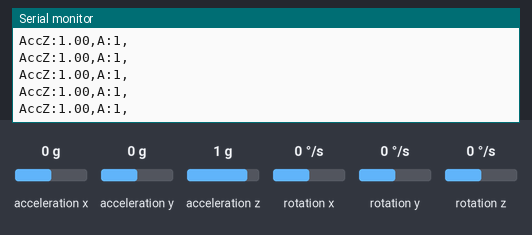
Recording of a sketch running on a simulated Arduino Uno, built with avr-gcc and run on an emulated ATmega328P. Shown: the last lines printed to the serial monitor. The inputs (shaded band) are chosen by the test bench; at power-on: acceleration z 1 g, acceleration x 0 g, acceleration y 0 g, rotation x 0 °/s, rotation y 0 °/s, rotation z 0 °/s.

Above: at 2.3 s.
2.4 s: acceleration z set to 0.6 g
At 3.5 s:
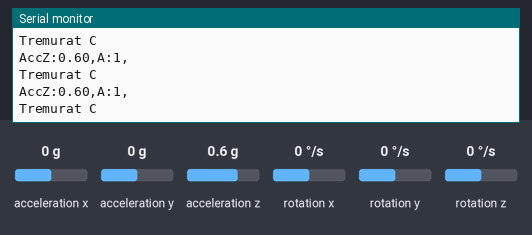
3.9 s: acceleration z set to 1.4 g
At 4.8 s:
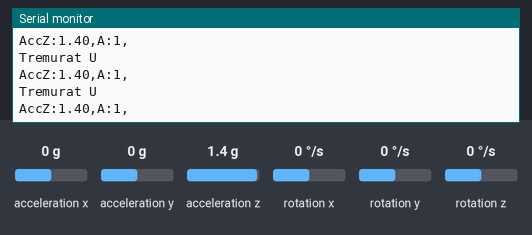
8.4 s: acceleration z set to 0.8 g
At 9.2 s:
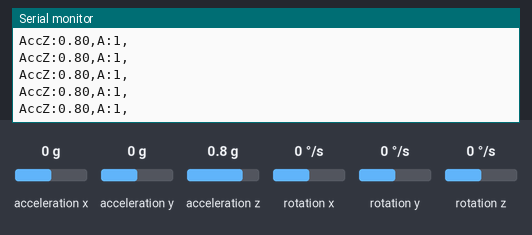
11.4 s: acceleration z set to 0 g
At 12.2 s:
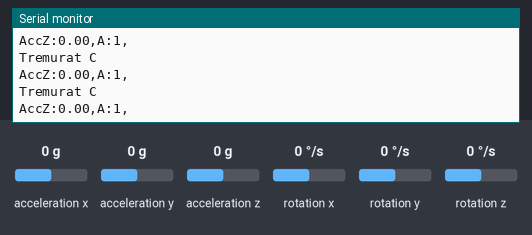
14.4 s: acceleration z set to -1.4 g
At 15.3 s:
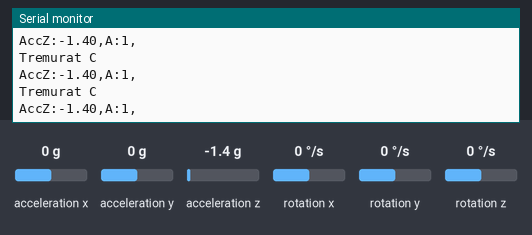
Timing chart, 0 to 17.4 s (numbered marks = the images above; inputs shaded):
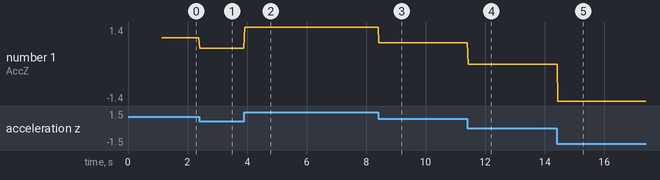

Measured:
- the behaviour switches between 0.8 and 0.7 g on acceleration z (found by bisection; images 0 and 1)
- after the input at 2.4 s, the serial monitor: prints a new line at once (image 1)
- after the input at 3.9 s, the serial monitor: prints a new line at once (image 2)
- after the input at 8.4 s, the serial monitor: prints a new line at once (image 3)
- after the input at 11.4 s, the serial monitor: prints a new line at once (image 4)
- after the input at 14.4 s, the serial monitor: prints a new line at once (image 5)
- plotted number 1: 1 → 0.6 after the input at 2.4 s, 0.6 → 1.4 after the input at 3.9 s, 1.4 → 0.8 after the input at 8.4 s, 0.8 → 0 after the input at 11.4 s, 0 → -1.4 after the input at 14.4 s

The sketch:

PID_AzzZ.ino
```cpp
// (licence header left out)
#include "Wire.h"
#include <MPU6050_light.h>

MPU6050 mpu(Wire);


double accZ;
//double accZ_target;

void setup() {
  Serial.begin(9600);
  Wire.begin();

  byte status = mpu.begin();
  Serial.print("MPU6050 status: ");
  Serial.println(status);
  while(status!=0){ } // stop everything if could not connect to MPU6050

 // Serial.println(F("Calculating offsets, do not move MPU6050"));
  delay(1000);
// mpu.calcOffsets(true,true); // gyro and accelero
 int c= 10;
 while(c){
   mpu.update();
   c--;
   delay(10);
 }
// accZ_target = mpu.getAccZ();
  Serial.println("Done!\n");

}


void loop() {
  mpu.update();


  accZ= mpu.getAccZ();
  if(accZ < 0.98){
    // am coborat
    if(accZ <0.8)
      {
        // tremurat
        Serial.println("Tremurat C");
      }
    else{
      // coborat voluntar

    }
  }
  else if( accZ > 1.04){
    // am urcat
      if( accZ > 1.18){
      // tremurat
      Serial.println("Tremurat U");
      }
      else{
        // urcat voluntar
      }

  }

  Serial.print("AccZ:"); Serial.print(accZ); Serial.print(",");
  Serial.print("A:"); Serial.print(1); Serial.print(",");


  Serial.println("");
  int c = 10;
  while(c){
    c--;
    mpu.update();
    delay(1);
  }


}
```
